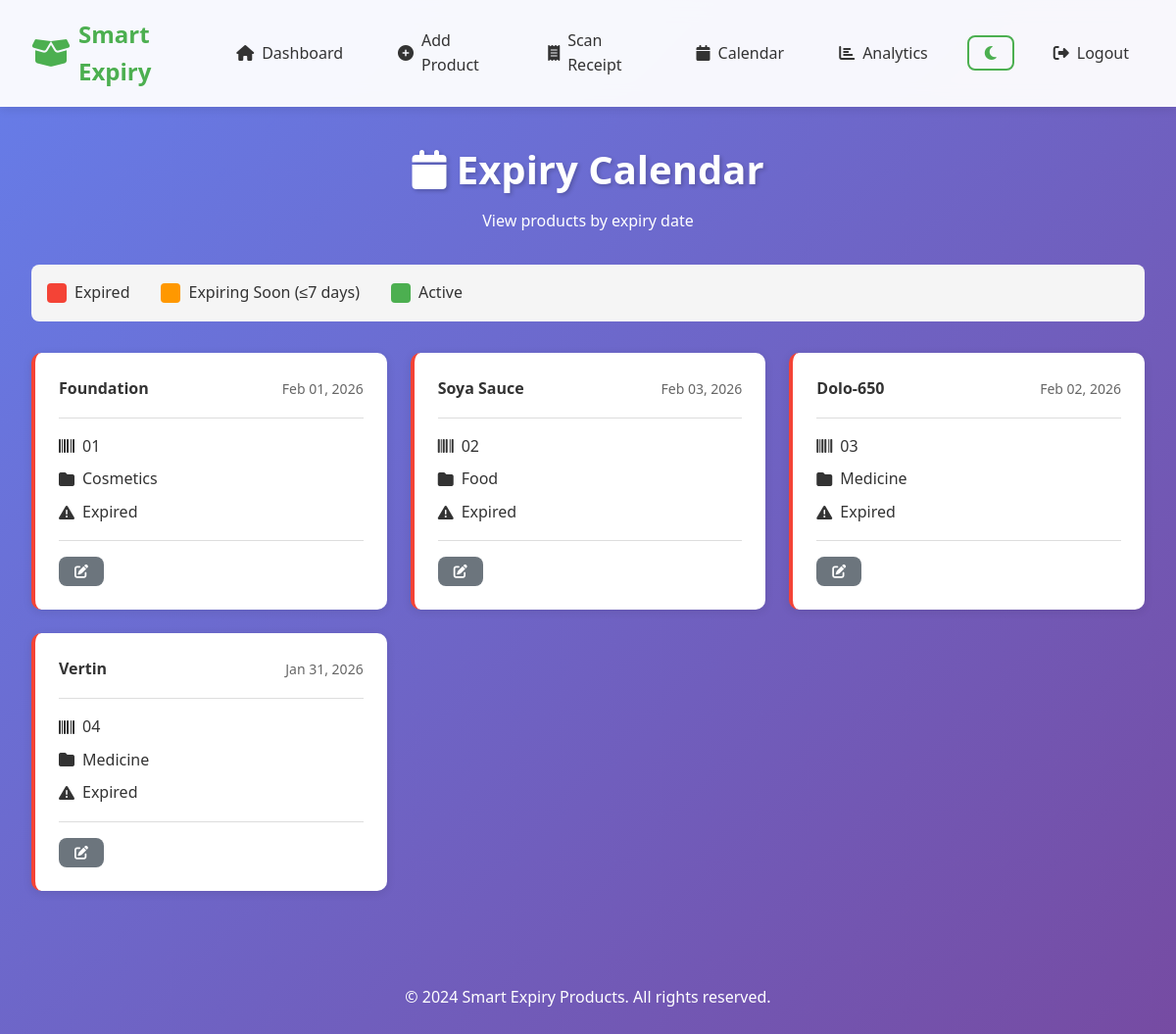
Page /calendar (signed in) on the committed database.
### app.py (models this page shows, shortened)
class Product(db.Model):
    id = db.Column(db.Integer, primary_key=True)
    product_id = db.Column(db.String(100), nullable=False)
    product_name = db.Column(db.String(200), nullable=False)
    category = db.Column(db.String(100), nullable=True, default='General')
    purchase_date = db.Column(db.Date, nullable=False)
    expiry_date = db.Column(db.Date, nullable=False)
    user_id = db.Column(
        db.Integer,
        db.ForeignKey('user.id', ondelete='CASCADE'),
        nullable=False,
    )
    created_at = db.Column(db.DateTime, default=datetime.utcnow)
    def is_expired(self):
        return datetime.now().date() > self.expiry_date

### app.py (the view)
@app.route('/calendar')
@login_required
def calendar():
    products = Product.query.filter_by(user_id=current_user.id).all()
    calendar_data = {}
    for product in products:
        expiry_str = product.expiry_date.isoformat()
        if expiry_str not in calendar_data:
            calendar_data[expiry_str] = []
        calendar_data[expiry_str].append(product)
    return render_template('calendar.html', calendar_data=calendar_data, products=products)

### app.py (called while the page is built)
@login_manager.user_loader
def load_user(user_id):
    return User.query.get(int(user_id))

### templates/calendar.html (shortened to what this page needs)
{% extends "base.html" %}
{% block content %}
<div class="calendar-container">
    <div class="calendar-header">
        <h1><i class="fas fa-calendar"></i> Expiry Calendar</h1>
        <p>View products by expiry date</p>
    </div>
    <div class="calendar-wrapper">
        <div class="calendar-legend">
            <div class="legend-item">
                <span class="legend-color expired"></span>
                <span>Expired</span>
            </div>
            <div class="legend-item">
                <span class="legend-color expiring-soon"></span>
                <span>Expiring Soon (≤7 days)</span>
            </div>
            <div class="legend-item">
                <span class="legend-color active"></span>
                <span>Active</span>
            </div>
        </div>
        <div class="calendar-grid" id="calendarGrid">
            {% for product in products %}
            <div class="calendar-item {% if product.is_expired() %}expired{% elif product.days_until_expiry() <= 7 %}expiring-soon{% else %}active{% endif %}"
                 data-date="{{ product.expiry_date.isoformat() }}">
                <div class="calendar-item-header">
                    <strong>{{ product.product_name }}</strong>
                    <span class="calendar-date">{{ product.expiry_date.strftime('%b %d, %Y') }}</span>
                </div>
                <div class="calendar-item-body">
                    <p><i class="fas fa-barcode"></i> {{ product.product_id }}</p>
                    <p><i class="fas fa-folder"></i> {{ product.category or 'General' }}</p>
                    {% if not product.is_expired() %}
                    <p><i class="fas fa-clock"></i> {{ product.days_until_expiry() }} days left</p>
                    {% else %}
                    <p><i class="fas fa-exclamation-triangle"></i> Expired</p>
                    {% endif %}
                </div>
                <div class="calendar-item-actions">
                    <a href="{{ url_for('edit_product', product_id=product.id) }}" class="btn btn-sm btn-secondary">
                        <i class="fas fa-edit"></i>
                    </a>
                </div>
            </div>
            {% endfor %}
        </div>
    </div>
</div>
{% endblock %}

### static/css/style.css (style rules this page uses)
* { margin: 0; padding: 0; box-sizing: border-box; }
:root { --primary-color: #4CAF50; --secondary-color: #2196F3; --danger-color: #F44336; --warning-color: #FF9800; --success-color: #4CAF50; --info-color: #00BCD4; --dark-color: #333; --light-color: #f5f5f5; --border-color: #ddd; --shadow: 0 2px 10px rgba(0, 0, 0, 0.1); --shadow-hover: 0 4px 20px rgba(0, 0, 0, 0.15); --transition: all 0.3s ease; }
body { font-family: 'Segoe UI', Tahoma, Geneva, Verdana, sans-serif; background: linear-gradient(135deg, #667eea 0%, #764ba2 100%); min-height: 100vh; color: var(--dark-color); line-height: 1.6; }
.btn { padding: 0.75rem 1.5rem; border: none; border-radius: 8px; font-size: 1rem; font-weight: 500; cursor: pointer; transition: var(--transition); display: inline-flex; align-items: center; gap: 0.5rem; text-decoration: none; }
.btn-secondary { background: #6c757d; color: white; }
.btn-sm { padding: 0.5rem 1rem; font-size: 0.875rem; }
.calendar-container { animation: fadeIn 0.5s ease; }
.calendar-header { text-align: center; margin-bottom: 2rem; color: white; }
.calendar-header h1 { font-size: 2.5rem; margin-bottom: 0.5rem; text-shadow: 2px 2px 4px rgba(0, 0, 0, 0.2); }
.calendar-legend { display: flex; gap: 2rem; margin-bottom: 2rem; padding: 1rem; background: var(--light-color); border-radius: 8px; flex-wrap: wrap; }
.legend-item { display: flex; align-items: center; gap: 0.5rem; }
.legend-color { width: 20px; height: 20px; border-radius: 4px; }
.legend-color.expired { background: var(--danger-color); }
.legend-color.expiring-soon { background: var(--warning-color); }
.legend-color.active { background: var(--success-color); }
.calendar-grid { display: grid; grid-template-columns: repeat(auto-fill, minmax(300px, 1fr)); gap: 1.5rem; }
.calendar-item { background: white; border-radius: 10px; padding: 1.5rem; box-shadow: var(--shadow); transition: var(--transition); border-left: 4px solid var(--success-color); animation: fadeInUp 0.6s ease; animation-fill-mode: both; }
.calendar-item.expired { border-left-color: var(--danger-color); }
.calendar-item-header { display: flex; justify-content: space-between; align-items: center; margin-bottom: 1rem; padding-bottom: 1rem; border-bottom: 1px solid var(--border-color); }
.calendar-date { font-size: 0.875rem; color: #666; }
.calendar-item-body p { margin: 0.5rem 0; display: flex; align-items: center; gap: 0.5rem; }
.calendar-item-actions { margin-top: 1rem; padding-top: 1rem; border-top: 1px solid var(--border-color); }
* { transition: background-color 0.3s ease, color 0.3s ease, border-color 0.3s ease; }

### rows in the picture
Product: product_name "Foundation", expiry_date "Feb 01, 2026", product_id "01", category "Cosmetics", shows "Expired"
Product: product_name "Soya Sauce", expiry_date "Feb 03, 2026", product_id "02", category "Food", shows "Expired"
Product: product_name "Dolo-650", expiry_date "Feb 02, 2026", product_id "03", category "Medicine", shows "Expired"
Product: product_name "Vertin", expiry_date "Jan 31, 2026", product_id "04", category "Medicine", shows "Expired"
